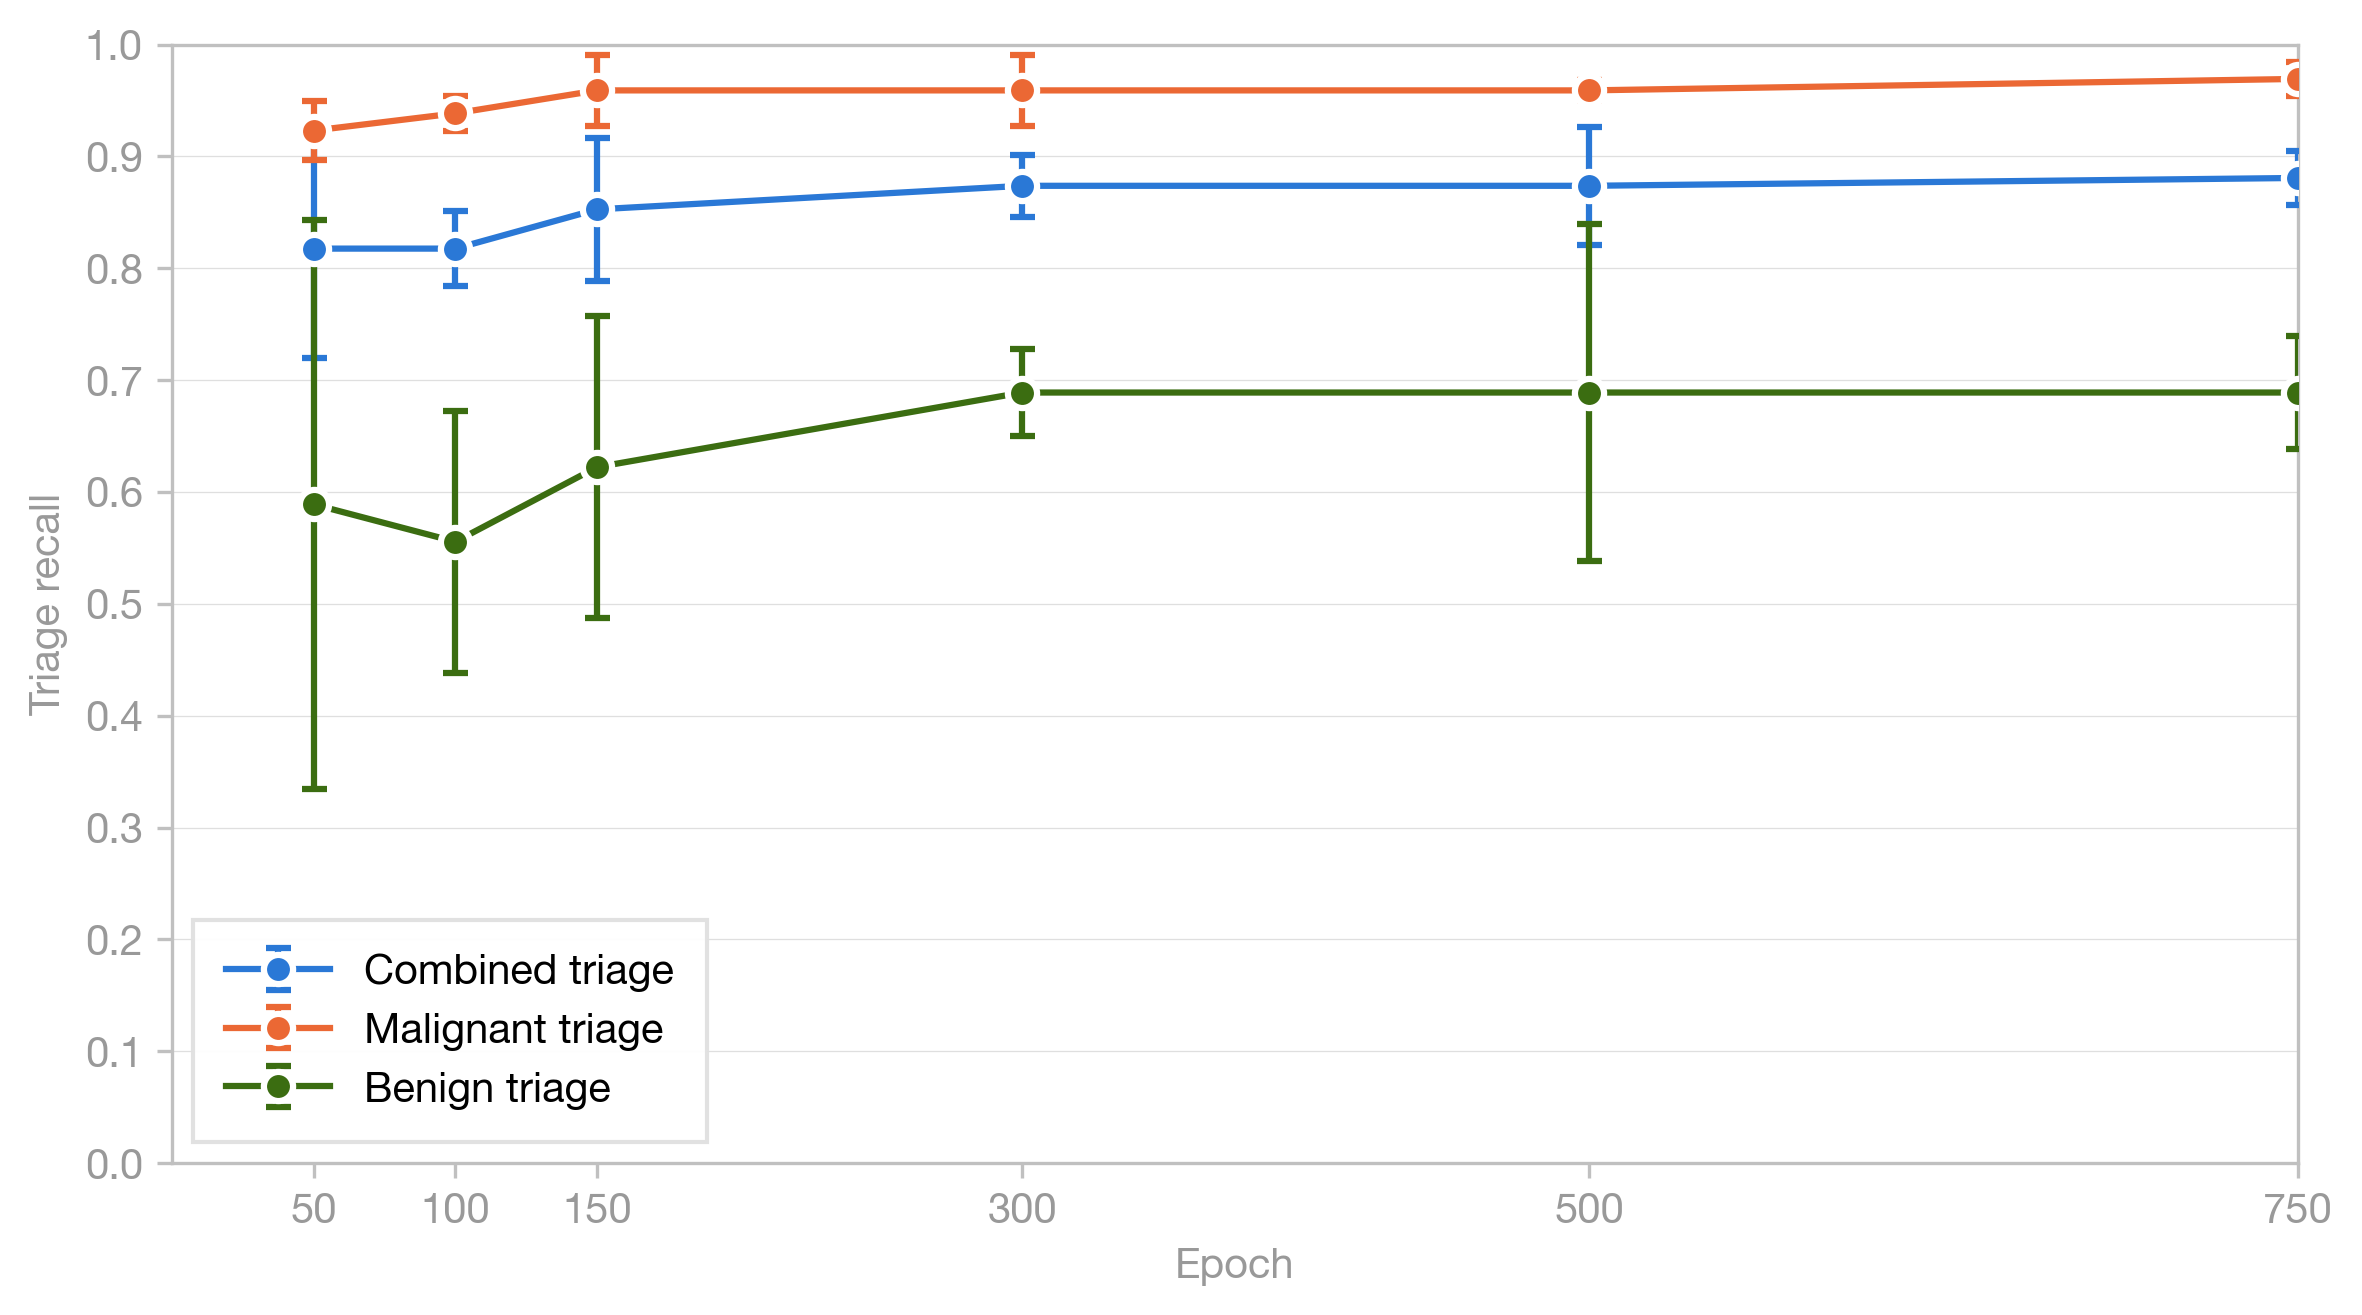

Here is the Python script that generated this plot:
"""Triage detection vs. epoch for the preliminary milestones run (3 seeds, 625 images each).

Triage is the most permissive detection view: a case is "detected" if the model
predicts any retained mass anywhere on the image, whether or not it overlaps the
true mass. On this dataset every image is one patient with at most one mass, so
triage is a single case-level binary:

  - Mass-present case (malignant/benign): flagged -> detected, not flagged -> miss.
  - Normal case (no mass): flagged -> false alarm, not flagged -> correct.

Because there is no overlap requirement, an IoU threshold does not apply. The
only filter is the relative noise floor, already baked into the
triage_detection_flag column of the predictions dataset.

Reports, per milestone checkpoint and per mass grouping (combined / malignant /
benign): case-level recall and false-positive rate over Normal cases, averaged
across the three seeds with standard deviation. A second table reports the
selected (best / best mass) and final checkpoints.

Reads the canonical predictions dataset (analysis/predictions_dataset) rather
than the raw masks; triage_detection_flag and pathology come from there.

Three seeds (42/43/44), 625 images each; error bars are the across-seed std.

Run from project root:
    python analysis/epoch_convergence/epoch_convergence_by_triage_detection/epoch_convergence_by_triage_detection.py
"""

import json
import os
import sys

import numpy as np
import matplotlib
matplotlib.use('Agg')
import matplotlib.pyplot as plt
import matplotlib.ticker as ticker
from pathlib import Path

SCRIPT_DIR = Path(__file__).resolve().parent
PROJECT_ROOT = SCRIPT_DIR.parent.parent.parent

# Make the project root importable so the predictions-dataset loader can be
# used regardless of the current working directory.
sys.path.insert(0, str(PROJECT_ROOT))
from analysis.predictions_dataset.load_predictions_dataset import (
    load_predictions_dataset,
)

NOISE_FLOOR = "0.03% of image area"

EXPERIMENT_NAME = "milestones_pilot"
EVALUATION_SPLIT = "test"
SEEDS = [42, 43, 44]
EPOCHS = [50, 100, 150, 300, 500, 750]

# Snapshot checkpoints (selected / final), by configuration_id suffix.
SNAPSHOTS = [
    ("best", "Best"),
    ("best_mass", "Best mass"),
    ("final", "Final"),
]

# Epoch at which ``best`` / ``best_mass`` were last selected, per seed. Recovered
# from each seed's training log (the epoch of the final EMA-improving update).
BEST_EPOCHS = {
    ("best", 42): 838,
    ("best", 43): 695,
    ("best", 44): 999,
    ("best_mass", 42): 838,
    ("best_mass", 43): 708,
    ("best_mass", 44): 999,
}

plt.rcParams.update({
    'font.family': 'sans-serif',
    'font.sans-serif': ['Helvetica Neue', 'Helvetica', 'Arial', 'sans-serif'],
    'font.size': 10,
    'font.weight': '400',
    'axes.labelsize': 10,
    'axes.labelcolor': '#999999',
    'xtick.labelsize': 10,
    'ytick.labelsize': 10,
    'xtick.color': '#999999',
    'ytick.color': '#999999',
    'legend.fontsize': 10,
    'legend.framealpha': 0.95,
    'legend.edgecolor': '#e0e0e0',
    'grid.linewidth': 0.3,
    'grid.alpha': 0.4,
    'figure.facecolor': 'white',
    'axes.facecolor': 'white',
    'axes.spines.top': True,
    'axes.spines.right': True,
})

OUT_DIR = SCRIPT_DIR

# Metric key -> (legend label, color).
METRICS = {
    "case_recall":      ("Case recall",      "#f5c0aa"),
    "case_fp_rate":     ("Case FP rate",     "#3b6d11"),
}

PLOT_SERIES = [
    ("combined",  "case_recall", "Combined triage",  "#2a78d6"),
    ("malignant", "case_recall", "Malignant triage", "#eb6834"),
    ("benign",    "case_recall", "Benign triage",    "#3b6d11"),
]


def evaluate_triage(rows, positive_class):
    """Return (tp, fp, fn, n_normal) at case level for triage detection."""
    tp = fn = 0
    fp = 0
    n_normal = 0

    for row in rows:
        flagged = row.triage_detection_flag
        if positive_class == "combined":
            is_positive = row.pathology in ("malignant", "benign")
        else:
            is_positive = row.pathology == positive_class

        if is_positive:
            if flagged:
                tp += 1
            else:
                fn += 1
        elif row.pathology == "normal":
            n_normal += 1
            if flagged:
                fp += 1

    return tp, fp, fn, n_normal


def evaluate_epoch(rows, positive_class="malignant"):
    """Run triage eval for one checkpoint, return case recall and FP rate."""
    ctp, cfp, cfn, n_normal = evaluate_triage(rows, positive_class)

    crec = ctp / (ctp + cfn) if (ctp + cfn) > 0 else float('nan')
    cfp_rate = cfp / n_normal if n_normal > 0 else float('nan')

    return crec, cfp_rate


def summarize_snapshot(rows, positive_class, suffix):
    """Return (per_seed_recall, recall_mean, recall_std, fp_mean, fp_std) for one
    snapshot checkpoint across seeds."""
    recalls = []
    fp_rates = []
    for seed in SEEDS:
        folder = f"predictions_milestones_625images_seed{seed}_{suffix}"
        configuration_rows = [r for r in rows if r.configuration_id == folder]
        if not configuration_rows:
            print(f"WARNING: no rows for {folder}")
            recalls.append(float('nan'))
            fp_rates.append(float('nan'))
            continue
        rec, fp = evaluate_epoch(configuration_rows, positive_class)
        recalls.append(rec)
        fp_rates.append(fp)
    recall_mean = float(np.nanmean(recalls)) if recalls else float('nan')
    recall_std = float(np.nanstd(recalls, ddof=1)) if recalls else float('nan')
    fp_mean = float(np.nanmean(fp_rates)) if fp_rates else float('nan')
    fp_std = float(np.nanstd(fp_rates, ddof=1)) if fp_rates else float('nan')
    return recalls, recall_mean, recall_std, fp_mean, fp_std


def summarize_epochs(rows, positive_class):
    """Return {metric: (means, stds)} across seeds, per epoch."""
    means = {key: [] for key in METRICS}
    stds = {key: [] for key in METRICS}
    for epoch in EPOCHS:
        recalls = []
        fp_rates = []
        for seed in SEEDS:
            folder = f"predictions_milestones_625images_seed{seed}_epoch{epoch}"
            configuration_rows = [r for r in rows if r.configuration_id == folder]
            if not configuration_rows:
                print(f"WARNING: no rows for {folder}")
                continue
            rec, fp = evaluate_epoch(configuration_rows, positive_class)
            recalls.append(rec)
            fp_rates.append(fp)
        means["case_recall"].append(float(np.nanmean(recalls)) if recalls else float('nan'))
        stds["case_recall"].append(float(np.nanstd(recalls, ddof=1)) if recalls else float('nan'))
        means["case_fp_rate"].append(float(np.nanmean(fp_rates)) if fp_rates else float('nan'))
        stds["case_fp_rate"].append(float(np.nanstd(fp_rates, ddof=1)) if fp_rates else float('nan'))
    return means, stds


def metric_payload(means, stds):
    return {
        "Detection": {"mean": means["case_recall"], "std": stds["case_recall"]},
        "False positive rate": {"mean": means["case_fp_rate"], "std": stds["case_fp_rate"]},
    }


def fmt(mean, std):
    return f"{mean:.3f} ± {std:.3f}"


def main():
    os.makedirs(OUT_DIR, exist_ok=True)

    data = load_predictions_dataset()
    rows = [
        row for row in data.rows
        if row.experiment_name == EXPERIMENT_NAME
        and row.evaluation_split == EVALUATION_SPLIT
    ]
    print(
        f"Loaded predictions dataset: {data.snapshot_id}, {len(rows)} rows "
        f"for {EXPERIMENT_NAME}/{EVALUATION_SPLIT}"
    )

    stats = {
        "combined": summarize_epochs(rows, "combined"),
        "malignant": summarize_epochs(rows, "malignant"),
        "benign": summarize_epochs(rows, "benign"),
    }

    # Snapshot detection per grouping.
    snapshot_stats = {}
    for group in ("combined", "malignant", "benign"):
        entries = []
        for suffix, display in SNAPSHOTS:
            recalls, rec_m, rec_s, fp_m, fp_s = summarize_snapshot(rows, group, suffix)
            entries.append({
                "suffix": suffix,
                "display": display,
                "per_seed_recall": recalls,
                "detection": {"mean": rec_m, "std": rec_s},
                "fp_rate": {"mean": fp_m, "std": fp_s},
            })
        snapshot_stats[group] = entries

    epochs = EPOCHS

    # --- Terminal tables ---
    for title, group in [("All masses", "combined"),
                         ("Malignant", "malignant"),
                         ("Benign", "benign")]:
        means, stds = stats[group]
        print(f"\n{title} — Checkpoint | CRec | CFP")
        print(f"{'':>7}  ------|------|-----")
        for i, ep in enumerate(epochs):
            print(f"{ep:>5} | {fmt(means['case_recall'][i], stds['case_recall'][i])} | "
                  f"{fmt(means['case_fp_rate'][i], stds['case_fp_rate'][i])}")
        print(f"{'':>7}  --- selected/final ---")
        for e in snapshot_stats[group]:
            print(f"{e['display']:<5} | {fmt(e['detection']['mean'], e['detection']['std'])} | "
                  f"{fmt(e['fp_rate']['mean'], e['fp_rate']['std'])}")

    # --- JSON (source of truth) ---
    json_path = OUT_DIR / "epoch_convergence_by_triage_detection.json"
    payload = {
        "title": "Case-level triage-based detection by saved milestone epoch",
        "description": ("Three preliminary milestones test runs: seeds 42/43/44, "
                        "625 images each, triage = any retained mass (no overlap "
                        f"required), noise floor {NOISE_FLOOR}. Values are mean ± std "
                        "across seeds."),
        "noise_floor": NOISE_FLOOR,
        "triage_definition": "any retained mass (no overlap required)",
        "dataset_snapshot_id": data.snapshot_id,
        "experiment_name": EXPERIMENT_NAME,
        "evaluation_split": EVALUATION_SPLIT,
        "seeds": SEEDS,
        "images": 625,
        "epochs": epochs,
        "best_epochs": {str(s): BEST_EPOCHS[("best", s)] for s in SEEDS},
        "best_mass_epochs": {str(s): BEST_EPOCHS[("best_mass", s)] for s in SEEDS},
        "combined": metric_payload(stats["combined"][0], stats["combined"][1]),
        "malignant": metric_payload(stats["malignant"][0], stats["malignant"][1]),
        "benign": metric_payload(stats["benign"][0], stats["benign"][1]),
        "snapshots": snapshot_stats,
    }
    with open(json_path, "w") as f:
        json.dump(payload, f, indent=2)
    print(f"\nWrote {json_path}")

    # --- Markdown ---
    md_lines = [
        "# Case-level triage-based detection by saved milestone epoch",
        "",
        f"Three preliminary milestones test runs: seeds 42/43/44, 625 images each, "
        f"triage = any retained mass (no overlap required), noise floor {NOISE_FLOOR}.",
        "",
        "A mass-present case is detected if the model predicts any retained mass "
        "anywhere on the image.",
        "",
        "Each table reports case-level false positives computed on normal cases "
        "only. A normal case with any prediction is a false alarm.",
        "",
        "Values are mean ± standard deviation across the three seeds.",
        "",
    ]

    for title, group in [("All masses", "combined"),
                         ("Malignant masses", "malignant"),
                         ("Benign masses", "benign")]:
        means, stds = stats[group]
        md_lines.append(f"## {title}")
        md_lines.append("")
        md_lines.append("**Predetermined saved checkpoints**")
        md_lines.append("| Checkpoint | Detection | Normal cases FP rate |")
        md_lines.append("|------:|----------:|-------------------:|")
        for i, ep in enumerate(epochs):
            md_lines.append(
                f"| {ep} | {fmt(means['case_recall'][i], stds['case_recall'][i])} | "
                f"{fmt(means['case_fp_rate'][i], stds['case_fp_rate'][i])} |"
            )
        md_lines.append("")
        md_lines.append("**Selected and final checkpoints**")
        md_lines.append("| Checkpoint | Detection | Normal cases FP rate |")
        md_lines.append("|------:|----------:|-------------------:|")
        for e in snapshot_stats[group]:
            label = e["display"] if e["suffix"] in ("best", "best_mass") else f"1000 ({e['display']})"
            md_lines.append(
                f"| {label} | {fmt(e['detection']['mean'], e['detection']['std'])} | "
                f"{fmt(e['fp_rate']['mean'], e['fp_rate']['std'])} |"
            )
        best_s = (f"`Best` epoch was {BEST_EPOCHS[('best', 42)]} for seed 42, "
                  f"{BEST_EPOCHS[('best', 43)]} for seed 43, and {BEST_EPOCHS[('best', 44)]} for seed 44.")
        best_mass_s = (f"`Best mass` epoch was {BEST_EPOCHS[('best_mass', 42)]} for seed 42, "
                       f"{BEST_EPOCHS[('best_mass', 43)]} for seed 43, and {BEST_EPOCHS[('best_mass', 44)]} for seed 44.")
        md_lines.extend(["", best_s, best_mass_s, ""])

    md_path = OUT_DIR / "epoch_convergence_by_triage_detection.md"
    with open(md_path, "w") as f:
        f.write("\n".join(md_lines))
    print(f"Wrote {md_path}")

    # --- Plot ---
    fig, ax = plt.subplots(figsize=(8, 4.5))
    for src, key, label, color in PLOT_SERIES:
        means, stds = stats[src]
        ax.errorbar(epochs, means[key], yerr=stds[key], fmt='-o', color=color,
                    label=label, markersize=7, linewidth=1.5, capsize=3,
                    markeredgecolor='white', markeredgewidth=1.5, zorder=3)

    ax.set_xlabel('Epoch')
    ax.set_ylabel('Triage recall')
    ax.set_xlim(left=0, right=epochs[-1])
    ax.set_xticks(epochs)
    ax.set_ylim(0, 1.0)
    ax.set_yticks(np.arange(0, 1.1, 0.1))
    ax.yaxis.set_major_formatter(ticker.FormatStrFormatter('%.1f'))
    ax.grid(True, axis='y', linewidth=0.3, alpha=0.4)
    ax.grid(False, axis='x')

    for sp in ax.spines.values():
        sp.set_color('#c0c0c0')
    ax.tick_params(axis='both', which='both', color='#c0c0c0',
                   labelcolor='#999999')

    ax.legend(loc='best', frameon=True, fancybox=False, borderpad=0.8,
              handlelength=2.5)

    plt.tight_layout(pad=1.2)

    for ext in ('pdf', 'png'):
        out = OUT_DIR / f'epoch_convergence_by_triage_detection.{ext}'
        fig.savefig(out, dpi=300, bbox_inches='tight',
                    metadata={'CreationDate': None})
        print(f'Wrote {out}')
    plt.close(fig)


if __name__ == "__main__":
    main()
